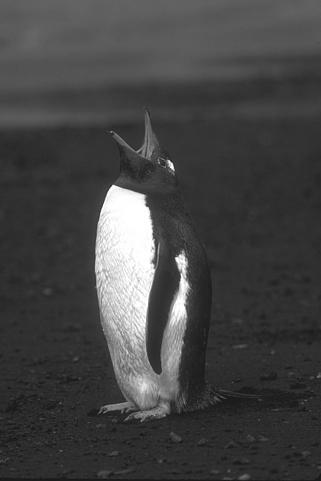
%> input picture computervision/cv_repo/hw6/intensitySeg/Penguin.jpg, 321 x 481 px
$ octave hw6q1a.m   (GNU Octave 9; MATLAB toolbox functions it lacks are replaced by stand-ins)
%> lines starting %> are read from the running program, lines starting %| are printed output that depends on the picture
### computer vision/hw6/gregory_kiar_hw6_vision14/spectral.m
function [groups, evals, evecs] = spectral(S, K, method)

[a, b] = size(S);
sig = 0.1;
lz = a*b;
W = sparse(0);
D = W;
for i=1:lz
    [x,y] = ind2sub(size(S), i);
    pos = [x,y;x+1,y;x-1,y;x,y+1;x,y-1;x-1,y-1;x+1,y-1;x-1,y+1;x+1,y+1];
    for j=1:length(pos)
        if (sum(pos(j,:)>0)>1) && pos(j,1)<= a && pos(j,2)<=b
            m = sub2ind(size(S),pos(j,1),pos(j,2));
            temp = exp(-(S(i)-S(m))^2/2/(sig^2));
            W(i,m) = temp;
        end
    end
end
D = diag(sum(W));
% spy(W)

Id = diag(linspace(1.003,1.003,lz));
if strcmp('unnormalized', method)
    L = full(D-W);
elseif strcmp('normalized', method)
    L = Id - full(D\W);
elseif strcmp('symmetric', method)
    L = Id - full(sqrtm(full(D))\W/sqrtm(full(D)));
else
    error 'Invalid method'
end

[evecs, evals] = eigs(L,K,0);
evecs = evecs(:,1:K);
evals = evals(1:K,1:K);

groups = kmeans(evecs,K,'Replicates',5);
end

### computer vision/hw6/gregory_kiar_hw6_vision14/hw6q1a.m
clear

S = [3,7,3,3,8;2,7,3,3,8;30,30,-5,-5,8;30,30,-8,-8,8;30,30,-8,-8,8];
% K = 9; %nightsky
K = 12;
method = 'symmetric';
% method = 'normalized';
% method = 'unnormalized';
% im = imread('NightSky.jpg');
im = imread('Penguin.jpg');
%> im is the input picture: size 481x321 uint8; min 15, max 255, mean 68.5
im = im2double(im);
%> im: size 481x321 double
im = imresize(im, 0.125); im =2.5*im;
%> after `im = imresize(im, 0.125)`:
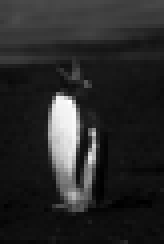
%> im: size 61x41 double (shown 4 times larger); min 0.121, max 1.04, mean 0.269; drawn with min black and max white
[grps, evals, evecs] = spectral(im, K, method);
%> after the loop in spectral, `for i=1:lz`: m = 2439; temp = 0.859
%> in spectral, `groups = kmeans(evecs,K,'Replicates',5);`: groups = 2501 values, max 12 at index 1269, min 1 at index 1, mean 4.7
%> grps has the same summary as groups in spectral

S;
close all
ack = reshape(grps, size(im,1), []);
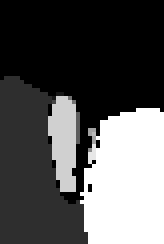
%> ack: size 61x41 double (shown 4 times larger); min 1, max 12, mean 4.7; drawn with min black and max white
subplot(121);
imagesc(ack);
% imshow(im);

gp2 = kmeans(reshape(im, size(im,1)*size(im,2),[]),K);
%> gp2 = 2501 values, max 12 at index 3, min 1 at index 1, mean 6.36
ack2 = reshape(gp2, size(im,1), []);
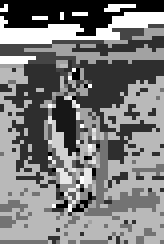
%> ack2: size 61x41 double (shown 4 times larger); min 1, max 12, mean 6.36; drawn with min black and max white
subplot(122);
imagesc(ack2)
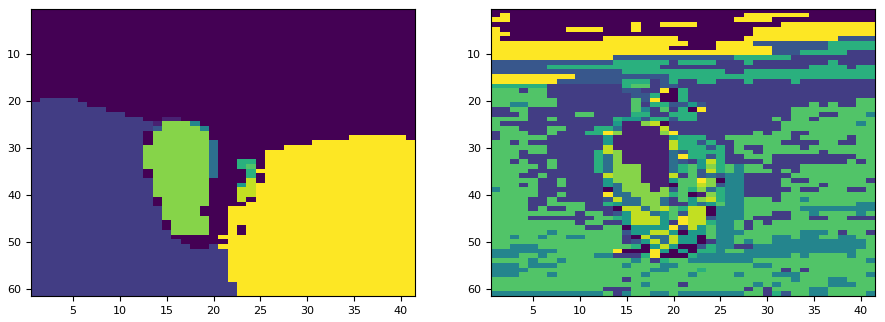
%> figure redrawn from the program's plot data, 2 panels
